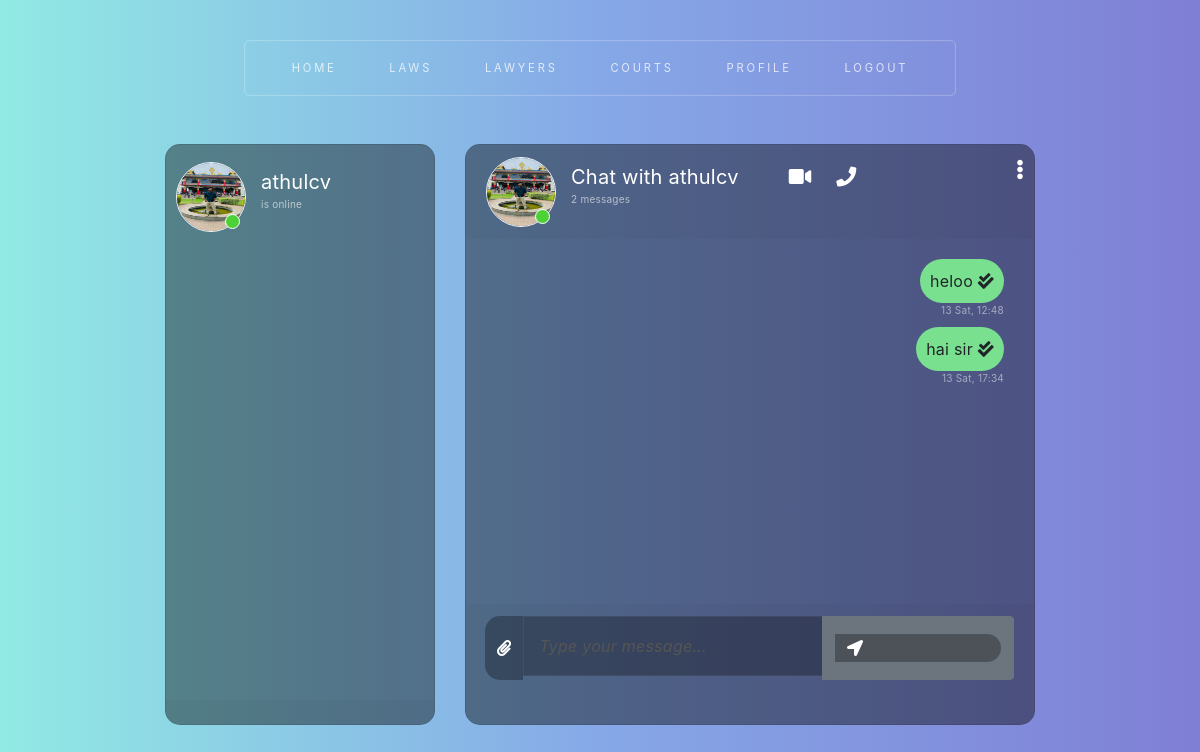
The app's page /contact_lawyer/4/ (signed in) with its own data.
### user/models.py (models this page shows)
class Thread(models.Model):
    first_person = models.ForeignKey(User, on_delete=models.CASCADE, null=True, blank=True, related_name='thread_first_person')
    second_person = models.ForeignKey(User, on_delete=models.CASCADE, null=True, blank=True,
                                     related_name='thread_second_person')
    updated = models.DateTimeField(auto_now=True)
    timestamp = models.DateTimeField(auto_now_add=True)
    objects = ThreadManager()
    class Meta:
        unique_together = ['first_person', 'second_person']

class ChatMessage(models.Model):
    thread = models.ForeignKey(Thread, null=True, blank=True, on_delete=models.CASCADE, related_name='chatmessage_thread')
    user = models.ForeignKey(User, on_delete=models.CASCADE)
    message = models.TextField()
    timestamp = models.DateTimeField(auto_now_add=True)
    read = models.BooleanField(default=False)

### lawyer/models.py (models this page shows)
class Lawyer_Profile(models.Model):
    user = models.ForeignKey(User,on_delete=models.CASCADE)
    license_no = models.CharField(max_length=200)
    address=models.TextField()
    city=models.CharField(max_length=255)
    aop=models.CharField(max_length=255)
    description = models.TextField()
    cop = models.CharField(max_length=255)
    image=models.ImageField(upload_to="image/")
    status = models.BooleanField(default=False)

### user/views.py (the view, shortened to what this page needs)
# urls.py: path('contact_lawyer/<int:id>/',contact_lawyer,name='contact_lawyer'),
def contact_lawyer(request,id):
    logged_in_user_id = request.user.id
    print(request.user.id)
    user = User.objects.get(id=request.user.id)
    to_user = None
    threads = None
    prof = None
    if id is not None:
        to_user = User.objects.get(id=id)
        prof = Lawyer_Profile.objects.get(user=to_user)
        print(to_user)
        try:
            thread = Thread.objects.get(first_person=user, second_person=to_user)
            print(1,thread)
        finally:
            unread_messages = ChatMessage.objects.filter(thread=thread, user=to_user, read=False)
            print(unread_messages)
            for msg in unread_messages:
                msg.read = True
                msg.save()
    if id is not None:
        if thread is not None:
            threads = Thread.objects.filter(pk=thread.pk).prefetch_related('chatmessage_thread').order_by('timestamp')
    return render(request, 'messages.html',
                  {'id': id, 'Threads': threads, 'to_user': to_user,'p':prof,'logged_in_user_id': logged_in_user_id})

### user/templates/messages.html (shortened to what this page needs)
{% load static %}
{% include 'nav.html' %}
<!DOCTYPE html>
<html>
	<head>
		<link rel="stylesheet" href="https://stackpath.bootstrapcdn.com/bootstrap/4.1.3/css/bootstrap.min.css">
		<link rel="stylesheet" href="https://use.fontawesome.com/releases/v5.5.0/css/all.css">
		<link rel="stylesheet" type="text/css" href="https://cdnjs.cloudflare.com/ajax/libs/malihu-custom-scrollbar-plugin/3.1.5/jquery.mCustomScrollbar.min.css">
        <link rel="stylesheet" href="{% static 'css/message.css' %}">
    </head>
	<body>
		<div class="container-fluid h-100" style="padding-top:120px;">
			<div class="row justify-content-center h-100 ">
				<div class="col-md-4 col-xl-3 chat h-100 mt-4">
                    <div class="card mb-sm-3 mb-md-0 contacts_card">
					<div class="card-body contacts_body">
						<ui class="contacts">
                            {% for thread in Threads %}
                            {% if thread.second_person != request.user.username %}
                            <li>
                                    <div class="d-flex bd-highlight">
                                        <div class="img_cont">
                                            <img src="{{ p.image.url }}" class="rounded-circle user_img">
                                            <span class="online_icon"></span>
                                        </div>
                                        <div class="user_info">
                                            {% if thread.first_person == user %}
                                                <span>{{ thread.second_person.username }}</span>
                                            {% else %}
                                                <span>{{ thread.first_person.username }}</span>
                                            {% endif %}
                                            <p>{{thread.To_user.username}} is online</p>
                                        </div>
                                    </div>
                                </li>
                            {% endif %}
                            {% endfor %}
						</ui>
					</div>
					<div class="card-footer"></div>
				</div></div>
				<div class="col-md-8 col-xl-6 chat h-100 mt-4">
					<div class="card">
                        {% if id != None %}
                        {% for thread in Threads %}
                            <div class="messages-wrapper  {% if forloop.first %}hide is_active{% else %}hide{% endif %}" chat-id="chat_{{ thread.id }}" other-user-id="
                                        {% if thread.first_person == user %}
                                            {{ thread.second_person.id }}
                                        {% else %}
                                            {{ thread.first_person.id }}
                                        {% endif %}
                                    ">
                                <div class="card-header msg_head">
                                    <div class="d-flex bd-highlight">
                                        <div class="img_cont">
                                            <img src="{{ p.image.url }}" class="rounded-circle user_img">
                                            <span class="online_icon"></span>
                                        </div>
                                        <div class="user_info">
                                            <span>Chat with {{ to_user }}</span>
                                            <p>{{ thread.chatmessage_thread.all.count }} messages</p>
                                        </div>
                                        <div class="video_cam">
                                            <span><i class="fas fa-video"></i></span>
                                            <span><i class="fas fa-phone"></i></span>
                                        </div>
                                    </div>
                                    <span id="action_menu_btn"><i class="fas fa-ellipsis-v"></i></span>
                                </div>
                                <div class="card-body msg_card_body">
                            {% for chat in thread.chatmessage_thread.all %}
    {% if chat.user == request.user %}
        <div class="d-flex mb-4 replied">
            <div class="msg_cotainer_send">
                {{ chat.message }}
                <span class="msg_time_send">{{ chat.timestamp|date:"d D" }}, {{ chat.timestamp|time:"H:i" }}</span>
                {% if chat.read %}
                    <i class="fas fa-check-double"></i>
                {% else %}
                    <i class="fas fa-check"></i>
                {% endif %}
            </div>
        </div>
    {% endif %}
{% endfor %}
                                </div>
					        </div>
                        {% endfor %}
                        <div class="card-footer">
                                <form id="send-message-form" method="post">
                                    <div class="input-group">
                                        <div class="input-group-append">
                                            <span class="input-group-text attach_btn"><i class="fas fa-paperclip"></i></span>
                                        </div>
                                        <input type="text" name="msg" id="input-message" class="form-control type_msg" placeholder="Type your message...">
                                        <div class="input-group-append">
                                            <button class="btn btn-secondary" type="submit">
                                                <span class="input-group-text send_btn">
                                                    <i class="fas fa-location-arrow"></i>
                                                </span>
                                            </button>
                                        </div>
                                </div>
                                </form>
                            </div>
                        {% else %}
                        <i style="color:white;font-size:20px;font-weight:bold;padding-left:100px;padding-top:100px;">Please select your Friend to start a Chat!</i>
                        {% endif %}
                    </div>
				</div>
			</div>
		</div>
	</body>
</html>

### user/static/css/main2.css (style rules this page uses)
html, body, div, span, applet, object, iframe, h1, h2, h3, h4, h5, h6, p, blockquote, pre, a, abbr, acronym, address, big, cite, code, del, dfn, em, img, ins, kbd, q, s, samp, small, strike, strong, sub, sup, tt, var, b, u, i, center, dl, dt, dd, ol, ul, li, fieldset, form, label, legend, table, caption, tbody, tfoot, thead, tr, th, td, article, aside, canvas, details, embed, figure, figcaption, footer, header, hgroup, menu, nav, output, ruby, section, summary, time, mark, audio, video { margin: 0; padding: 0; border: 0; font-size: 100%; font: inherit; vertical-align: baseline; }
body { line-height: 1; }
body { -webkit-text-size-adjust: none; }
input, select, textarea { -moz-appearance: none; -webkit-appearance: none; -ms-appearance: none; appearance: none; }
html { box-sizing: border-box; }
*, *:before, *:after { box-sizing: inherit; }
body.is-preload *, body.is-preload *:before, body.is-preload *:after { -moz-animation: none !important; -webkit-animation: none !important; -ms-animation: none !important; animation: none !important; -moz-transition: none !important; -webkit-transition: none !important; -ms-transition: none !important; transition: none !important; }
body, input, textarea, select { font-family: 'Source Sans Pro', sans-serif; font-weight: 400; color: #919499; font-size: 14pt; line-height: 1.75em; letter-spacing: 0.025em; }
em, i { font-style: italic; }
p, ul, ol, dl, table, blockquote, form { margin-bottom: 2em; }
.row { display: flex; flex-wrap: wrap; box-sizing: border-box; align-items: stretch; }
.row > * { box-sizing: border-box; }
.row { margin-top: -50px; margin-left: -50px; }
.row > * { padding: 50px 0 0 50px; }
@media screen and (max-width: 1680px) { .row { display: flex; flex-wrap: wrap; box-sizing: border-box; align-items: stretch; } }
@media screen and (max-width: 1680px) { .row > * { box-sizing: border-box; } }
@media screen and (max-width: 1680px) { .row { margin-top: -50px; margin-left: -50px; } }
@media screen and (max-width: 1680px) { .row > * { padding: 50px 0 0 50px; } }
@media screen and (max-width: 1280px) { .row { display: flex; flex-wrap: wrap; box-sizing: border-box; align-items: stretch; } }
@media screen and (max-width: 1280px) { .row > * { box-sizing: border-box; } }
@media screen and (max-width: 1280px) { .row { margin-top: -35px; margin-left: -35px; } }
@media screen and (max-width: 1280px) { .row > * { padding: 35px 0 0 35px; } }
form input[type="text"], form input[type="email"], form input[type="password"], form select, form textarea { -moz-transition: all .25s ease-in-out; -webkit-transition: all .25s ease-in-out; -ms-transition: all .25s ease-in-out; transition: all .25s ease-in-out; -webkit-appearance: none; display: block; border: 0; background: #eee; box-shadow: inset 0px 0px 1px 0px #a0a1a7; border-radius: 0.35em; width: 100%; padding: 0.75em 1em 0.75em 1em; }
form input[type="text"], form input[type="email"] input[type="password"] { line-height: 1em; }
input[type="button"], input[type="submit"], input[type="reset"], button, .button { -moz-transition: all .25s ease-in-out; -webkit-transition: all .25s ease-in-out; -ms-transition: all .25s ease-in-out; transition: all .25s ease-in-out; display: inline-block; background: #444; text-align: center; text-transform: uppercase; font-weight: 700; letter-spacing: 0.25em; text-decoration: none; border-radius: 0.35em; border: 0; outline: 0; cursor: pointer; padding: 0 2.25em 0 2.25em; font-size: 0.9em; min-width: 12em; height: 4em; line-height: 4em; }
@media screen and (max-width: 1680px) { body, input, textarea, select { font-size: 12pt; } }
@media screen and (max-width: 1280px) { body, input, select, textarea { font-size: 11pt; line-height: 1.5em; letter-spacing: 0.015em; } }

### records on screen
Thread: image (picture), second_person.username "athulcv", chatmessage_thread.all.count "2"
ChatMessage: message "heloo", timestamp "13 Sat", timestamp "12:48", read True (drawn)
ChatMessage: message "hai sir", timestamp "13 Sat", timestamp "17:34", read True (drawn)

### other values on screen
{{ to_user }} "athulcv"
